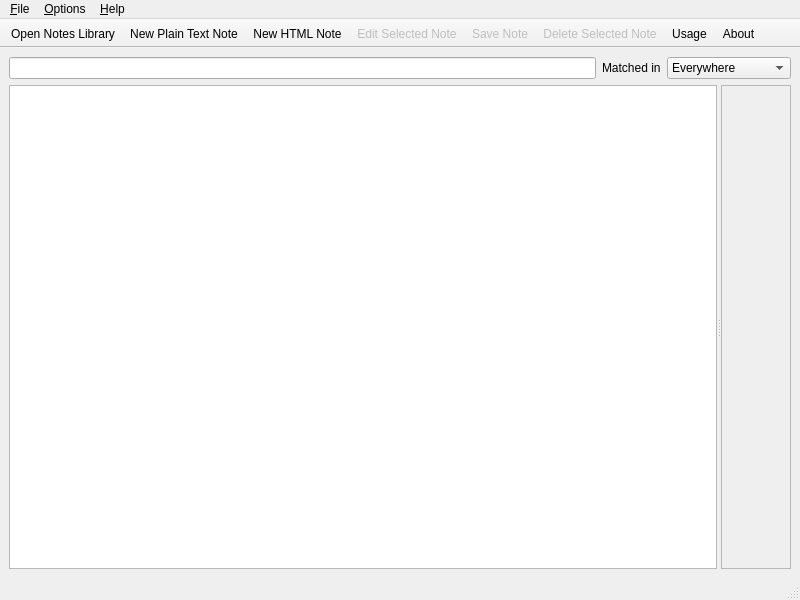
<?xml version="1.0" encoding="UTF-8"?>
<ui version="4.0">
 <class>MainWindow</class>
 <widget class="QMainWindow" name="MainWindow">
  <property name="geometry">
   <rect>
    <x>0</x>
    <y>0</y>
    <width>800</width>
    <height>600</height>
   </rect>
  </property>
  <property name="minimumSize">
   <size>
    <width>400</width>
    <height>300</height>
   </size>
  </property>
  <property name="windowTitle">
   <string>WikeNotes</string>
  </property>
  <widget class="QWidget" name="centralwidget">
   <layout class="QGridLayout" name="gridLayout">
    <item row="0" column="0">
     <widget class="QLineEdit" name="searchBox">
      <property name="toolTip">
       <string>Type whatever you want to find here</string>
      </property>
     </widget>
    </item>
    <item row="0" column="1">
     <widget class="QLabel" name="label">
      <property name="text">
       <string>Matched in</string>
      </property>
     </widget>
    </item>
    <item row="0" column="2">
     <widget class="QComboBox" name="comboBox">
      <item>
       <property name="text">
        <string>Everywhere</string>
       </property>
      </item>
      <item>
       <property name="text">
        <string>Title and Content</string>
       </property>
      </item>
      <item>
       <property name="text">
        <string>Content only</string>
       </property>
      </item>
      <item>
       <property name="text">
        <string>Title only</string>
       </property>
      </item>
      <item>
       <property name="text">
        <string>Tag only</string>
       </property>
      </item>
     </widget>
    </item>
    <item row="2" column="0" colspan="3">
     <widget class="QSplitter" name="vsplitter">
      <property name="orientation">
       <enum>Qt::Horizontal</enum>
      </property>
      <widget class="QListView" name="tagView">
       <property name="editTriggers">
        <set>QAbstractItemView::NoEditTriggers</set>
       </property>
      </widget>
      <widget class="QScrollArea" name="scrollArea">
       <widget class="NoteList" name="noteList">
        <property name="geometry">
         <rect>
          <x>0</x>
          <y>0</y>
          <width>0</width>
          <height>0</height>
         </rect>
        </property>
       </widget>
      </widget>
     </widget>
    </item>
   </layout>
  </widget>
  <widget class="QMenuBar" name="menuBar">
   <property name="geometry">
    <rect>
     <x>0</x>
     <y>0</y>
     <width>800</width>
     <height>18</height>
    </rect>
   </property>
   <widget class="QMenu" name="menu_File">
    <property name="title">
     <string>&amp;File</string>
    </property>
    <addaction name="actionNew_Library"/>
    <addaction name="action_Open_Notes_Library"/>
    <addaction name="separator"/>
    <addaction name="action_New_Plain_Text_Note"/>
    <addaction name="action_New_Note"/>
    <addaction name="action_Edit_Selected_Note"/>
    <addaction name="action_Save_Note"/>
    <addaction name="action_Delete_Selected_Note"/>
    <addaction name="separator"/>
    <addaction name="action_Import"/>
    <addaction name="action_Export_Notes"/>
    <addaction name="separator"/>
    <addaction name="actionE_Xit"/>
   </widget>
   <widget class="QMenu" name="menu_View">
    <property name="title">
     <string>&amp;Options</string>
    </property>
    <widget class="QMenu" name="menu_Language">
     <property name="title">
      <string>&amp;Language</string>
     </property>
     <addaction name="action_English"/>
     <addaction name="action_Chinese"/>
    </widget>
    <addaction name="actionText_Note_Font"/>
    <addaction name="action_Hotkey_Settings"/>
    <addaction name="menu_Language"/>
   </widget>
   <widget class="QMenu" name="menu_Help">
    <property name="title">
     <string>&amp;Help</string>
    </property>
    <addaction name="actionUsage"/>
    <addaction name="action_About"/>
   </widget>
   <addaction name="menu_File"/>
   <addaction name="menu_View"/>
   <addaction name="menu_Help"/>
  </widget>
  <widget class="QStatusBar" name="statusbar"/>
  <widget class="QToolBar" name="toolBar">
   <property name="windowTitle">
    <string>toolBar</string>
   </property>
   <property name="movable">
    <bool>false</bool>
   </property>
   <property name="iconSize">
    <size>
     <width>24</width>
     <height>24</height>
    </size>
   </property>
   <property name="floatable">
    <bool>false</bool>
   </property>
   <attribute name="toolBarArea">
    <enum>TopToolBarArea</enum>
   </attribute>
   <attribute name="toolBarBreak">
    <bool>false</bool>
   </attribute>
   <addaction name="action_Open_Notes_Library"/>
   <addaction name="action_New_Plain_Text_Note"/>
   <addaction name="action_New_Note"/>
   <addaction name="action_Edit_Selected_Note"/>
   <addaction name="action_Save_Note"/>
   <addaction name="action_Delete_Selected_Note"/>
   <addaction name="actionUsage"/>
   <addaction name="action_About"/>
  </widget>
  <action name="actionE_Xit">
   <property name="text">
    <string>E&amp;xit</string>
   </property>
  </action>
  <action name="action_New_Note">
   <property name="icon">
    <iconset resource="resources/wike.qrc">
     <normaloff>:/new_text.png</normaloff>
     <normalon>:/new.png</normalon>:/new_text.png</iconset>
   </property>
   <property name="text">
    <string>New &amp;HTML Note</string>
   </property>
   <property name="shortcut">
    <string>Ctrl+H</string>
   </property>
  </action>
  <action name="action_Edit_Selected_Note">
   <property name="enabled">
    <bool>false</bool>
   </property>
   <property name="icon">
    <iconset>
     <normalon>:/edit.png</normalon>
    </iconset>
   </property>
   <property name="text">
    <string>&amp;Edit Selected Note</string>
   </property>
   <property name="shortcut">
    <string>Ctrl+E</string>
   </property>
  </action>
  <action name="action_Import">
   <property name="text">
    <string>&amp;Import Notes</string>
   </property>
  </action>
  <action name="actionText_Note_Font">
   <property name="text">
    <string>Text Note &amp;Font</string>
   </property>
  </action>
  <action name="action_Delete_Selected_Note">
   <property name="enabled">
    <bool>false</bool>
   </property>
   <property name="icon">
    <iconset>
     <normalon>:/delete.png</normalon>
    </iconset>
   </property>
   <property name="text">
    <string>&amp;Delete Selected Note</string>
   </property>
   <property name="shortcut">
    <string>Del</string>
   </property>
  </action>
  <action name="action_Save_Note">
   <property name="enabled">
    <bool>false</bool>
   </property>
   <property name="icon">
    <iconset>
     <normalon>:/save.png</normalon>
    </iconset>
   </property>
   <property name="text">
    <string>&amp;Save Note</string>
   </property>
   <property name="shortcut">
    <string>Ctrl+S</string>
   </property>
  </action>
  <action name="action_Export_Notes">
   <property name="text">
    <string>&amp;Export Notes</string>
   </property>
  </action>
  <action name="action_Hotkey_Settings">
   <property name="text">
    <string>&amp;Hotkey Settings</string>
   </property>
  </action>
  <action name="action_About">
   <property name="icon">
    <iconset>
     <normalon>:/about.png</normalon>
    </iconset>
   </property>
   <property name="text">
    <string>&amp;About</string>
   </property>
  </action>
  <action name="actionUsage">
   <property name="icon">
    <iconset>
     <normalon>:/help.png</normalon>
    </iconset>
   </property>
   <property name="text">
    <string>Usage</string>
   </property>
  </action>
  <action name="action_Open_Notes_Library">
   <property name="icon">
    <iconset>
     <normalon>:/open.png</normalon>
    </iconset>
   </property>
   <property name="text">
    <string>&amp;Open Notes Library</string>
   </property>
   <property name="shortcut">
    <string>Ctrl+O</string>
   </property>
  </action>
  <action name="actionNew_Library">
   <property name="text">
    <string>New &amp;Library</string>
   </property>
  </action>
  <action name="action_English">
   <property name="text">
    <string>&amp;English</string>
   </property>
  </action>
  <action name="action_Chinese">
   <property name="text">
    <string>&amp;Chinese</string>
   </property>
  </action>
  <action name="actionFocusSearchBox">
   <property name="text">
    <string>focusSearchBox</string>
   </property>
   <property name="shortcut">
    <string>Ctrl+F</string>
   </property>
  </action>
  <action name="action_New_Plain_Text_Note">
   <property name="icon">
    <iconset resource="resources/wike.qrc">
     <normaloff>:/new.png</normaloff>:/new.png</iconset>
   </property>
   <property name="text">
    <string>&amp;New Plain Text Note</string>
   </property>
   <property name="shortcut">
    <string>Ctrl+N</string>
   </property>
  </action>
 </widget>
 <customwidgets>
  <customwidget>
   <class>NoteList</class>
   <extends>QWidget</extends>
   <header>notelist.h</header>
  </customwidget>
 </customwidgets>
 <resources>
  <include location="resources/wike.qrc"/>
 </resources>
 <connections/>
</ui>
